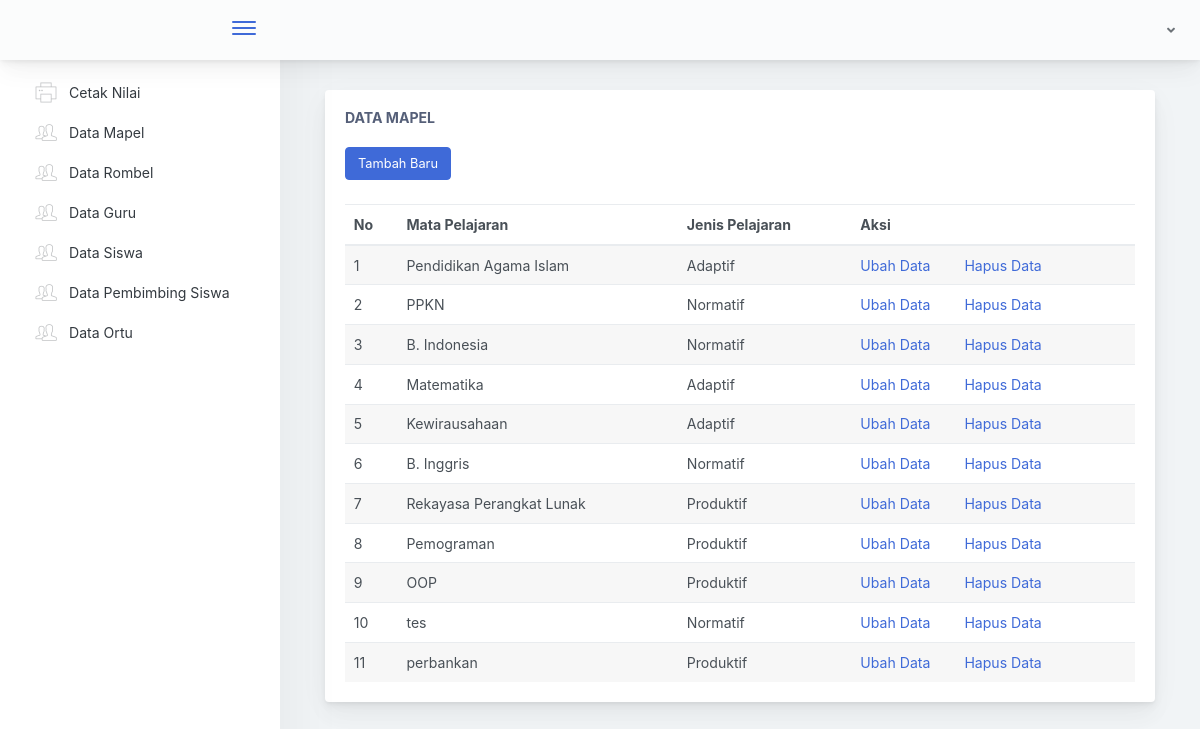
Screenshot of /index.php/tu/mapel with the database file from the repository.
### tables this page shows
CREATE TABLE `tb_mapel` (
  `id_mapel` int NOT NULL,
  `mapel` varchar(50) NOT NULL,
  `id_jenpel` int NOT NULL
);

CREATE TABLE `tb_jenpel` (
  `id_jenpel` int NOT NULL,
  `jenpel` varchar(55) NOT NULL
);

### application/controllers/Tu.php (called while the page is built, shortened)
<?php
class Tu extends CI_Controller {
  public function __construct()
  {
    $this->load->model('M_Nilai');
    $this->load->model('SaveModel');
    $this->load->model('TuModel');
    $this->load->library('form_validation');
  }
public function mapel()
{
  $data['dtmapel'] = $this->db->query("SELECT * FROM tb_mapel,tb_jenpel where tb_mapel.id_jenpel = tb_jenpel.id_jenpel")->result();
  $this->load->view('tu/mapel', $data);
}
}

### index.php (called while the page is built, shortened)
<?php
require_once BASEPATH.'core/CodeIgniter.php';

### application/views/tu/mapel.php (the view, shortened to what this page needs)
<!doctype html>
<html lang="en">
<head>
</head>
<body>
        <div class="app-main">
                <div class="app-main__outer">
                    <div class="app-main__inner">
                        <div class="col-lg-12">
                                <div class="main-card mb-3 card">
                                    <div class="card-body"><h5 class="card-title">Data Mapel</h5>
                                    <a href="<?= base_url('Tu/addmapel') ?>" class="btn btn-primary mt-2 mb-4">Tambah Baru</a>
                                        <table class="mb-0 table table-striped">
                                            <thead>
                                            <tr>
                                                <th>No</th>
                                                <th>Mata Pelajaran</th>
                                                <th>Jenis Pelajaran</th>
                                                <th>Aksi</th>
                                            </tr>
                                            </thead>
                                            <tbody>
                                                <?php
                                                $no = 1;
                                                foreach ($dtmapel as $key) {
                                                    ?>
                                            <tr>
                                                <td><?php echo $no++ ?></td>
                                                <td><?php echo $key->mapel ?></td>
                                                <td><?php echo $key->jenpel ?></td>
                                                <td>
                                                    <a href="<?php echo base_url('Tu/editmapel')?>/<?php echo $key->id_mapel?>" style="margin-right: 30px;">Ubah Data</a>
                                                    <a href="<?php echo base_url('Tu/hapusmapel')?>/<?php echo $key->id_mapel?>">Hapus Data</a>
                                                </td>
                                            </tr>
                                                <?php
                                            }
                                                ?>
                                            </tbody>
                                        </table>
                                    </div>
                                </div>
                            </div>
                        </div>
        </div>
    </div>
</body>
</html>

### rows the page displays
tb_mapel: mapel "Pendidikan Agama Islam", id_jenpel.jenpel "Adaptif"
tb_mapel: mapel "PPKN", id_jenpel.jenpel "Normatif"
tb_mapel: mapel "B. Indonesia", id_jenpel.jenpel "Normatif"
tb_mapel: mapel "Matematika", id_jenpel.jenpel "Adaptif"
tb_mapel: mapel "Kewirausahaan", id_jenpel.jenpel "Adaptif"
tb_mapel: mapel "B. Inggris", id_jenpel.jenpel "Normatif"
tb_mapel: mapel "Rekayasa Perangkat Lunak", id_jenpel.jenpel "Produktif"
tb_mapel: mapel "Pemograman", id_jenpel.jenpel "Produktif"
tb_mapel: mapel "OOP", id_jenpel.jenpel "Produktif"
tb_mapel: mapel "tes", id_jenpel.jenpel "Normatif"
tb_mapel: mapel "perbankan", id_jenpel.jenpel "Produktif"
